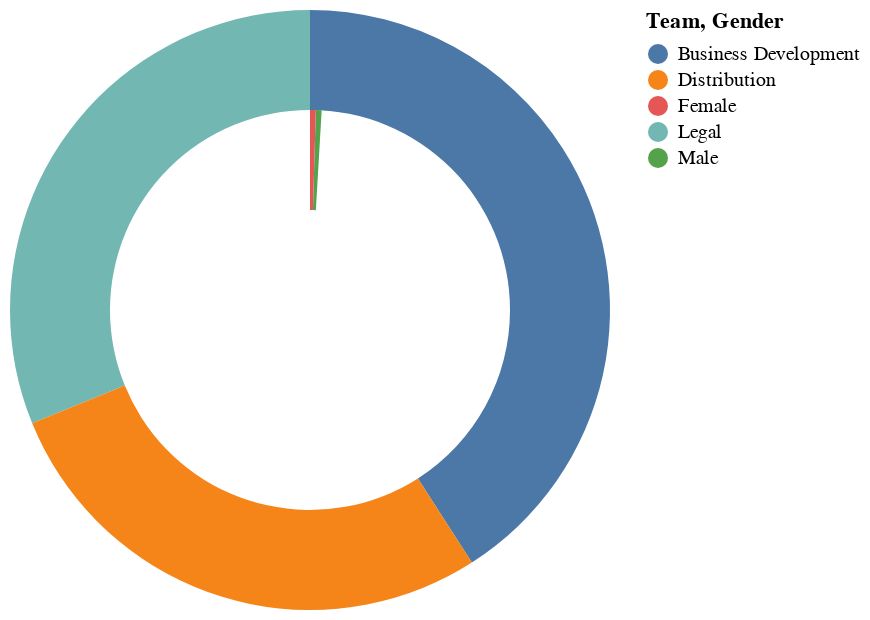

Here is the notebook cell this chart was saved with:
### Code cell
c_Team=alt.Chart(df_).mark_arc(innerRadius=100).encode(
    theta=alt.Theta("count()",title="No. of employees in a department"),
    color=alt.Color("Team"),
    tooltip=alt.Tooltip("Team")
)

c_Gender=alt.Chart(df_).mark_arc(innerRadius=50).encode(
    theta=alt.Theta("count()",title="No. of employees in a department"),
    color=alt.Color("Gender"),
    radius=alt.Radius(value=100),
    tooltip=[alt.Tooltip("Gender:N"), alt.Tooltip("count:Q")]).transform_aggregate(
    count="count(*)",groupby=["Gender"])
c_Team+c_Gender

### Figure 1 — Vega-Lite specification as saved in the notebook (floating-point values rounded to 4 significant figures; data arrays with more than 128 entries replaced by an {"elided": "..."} marker saying what was removed)
{"config": {"view": {"continuousWidth": 300, "continuousHeight": 300}}, "layer": [{"mark": {"type": "arc", "innerRadius": 100}, "encoding": {"color": {"field": "Team", "type": "nominal"}, "theta": {"aggregate": "count", "title": "No. of employees in a department", "type": "quantitative"}, "tooltip": {"field": "Team", "type": "nominal"}}}, {"mark": {"type": "arc", "innerRadius": 50}, "encoding": {"color": {"field": "Gender", "type": "nominal"}, "radius": {"value": 100}, "theta": {"aggregate": "count", "title": "No. of employees in a department", "type": "quantitative"}, "tooltip": [{"field": "Gender", "type": "nominal"}, {"field": "count", "type": "quantitative"}]}, "transform": [{"aggregate": [{"op": "count", "field": "*", "as": "count"}], "groupby": ["Gender"]}]}], "data": {"name": "data-bbb1aa10dc76522e6a814fc0bd42f69f"}, "$schema": "https://vega.github.io/schema/vega-lite/v5.8.0.json", "datasets": {"data-bbb1aa10dc76522e6a814fc0bd42f69f": {"elided": "215 records"}}}
